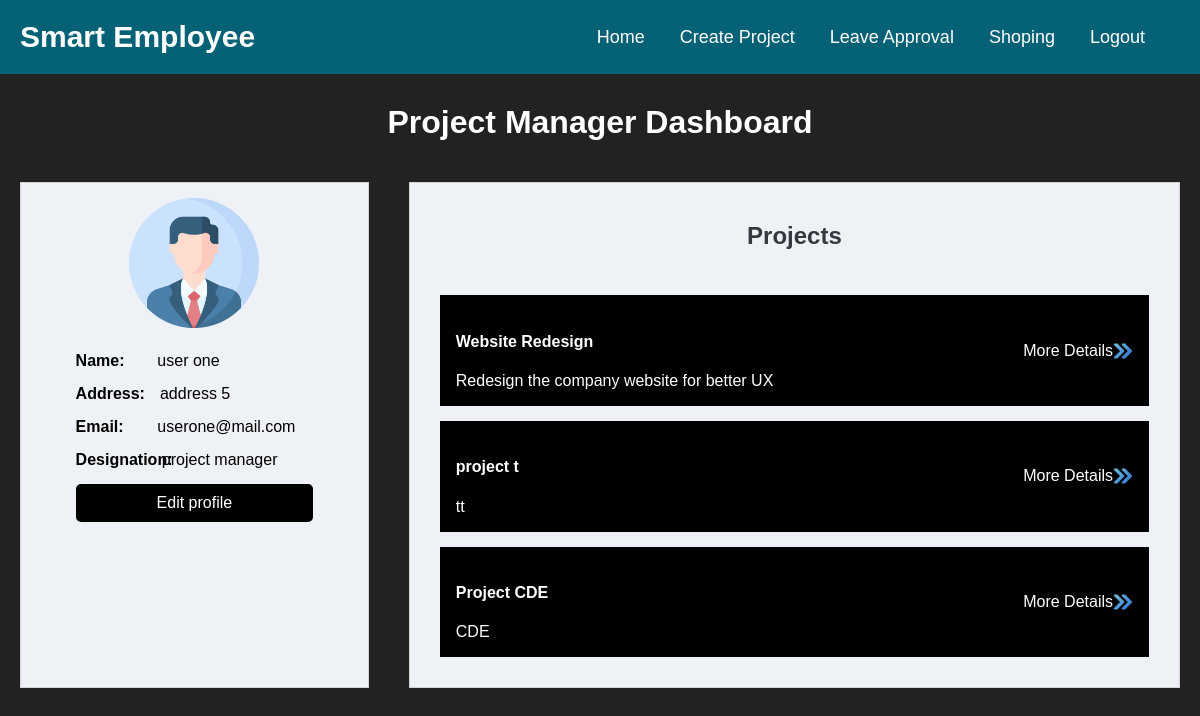
The app's page /projectmanager.php (signed in), older data.
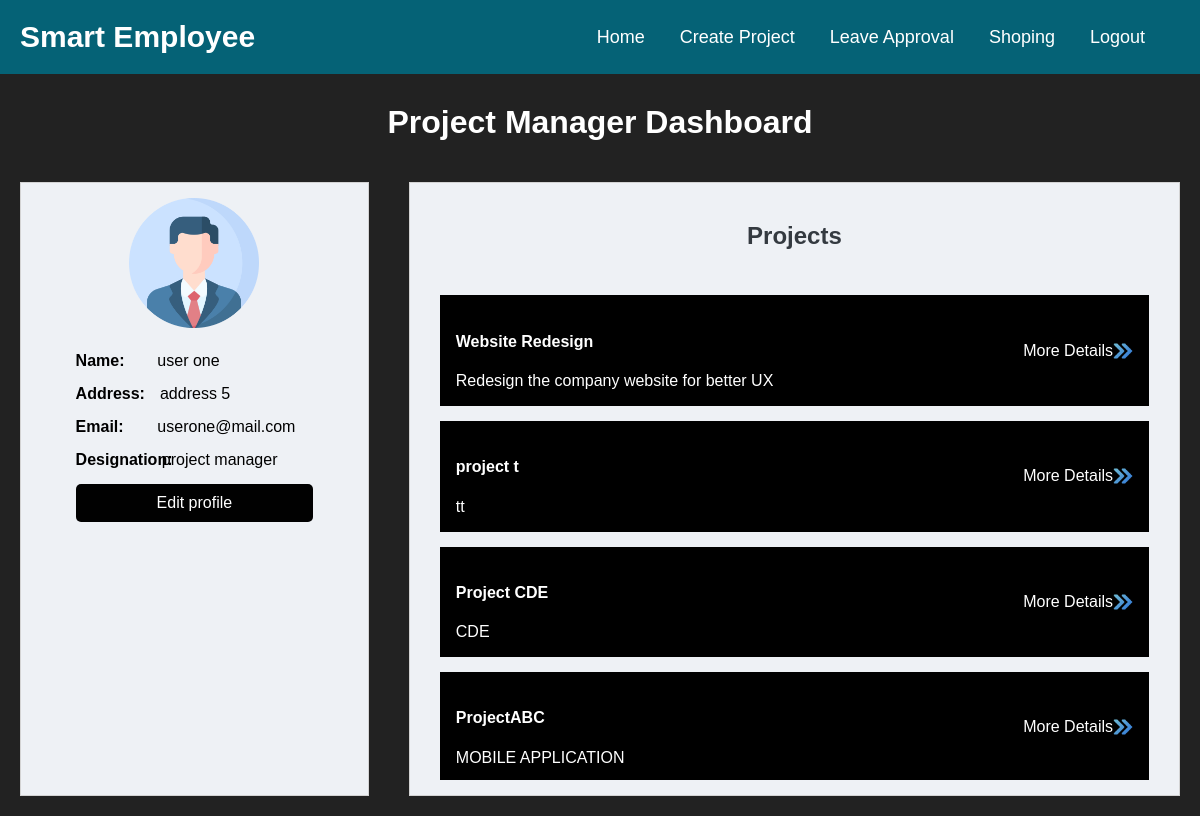
The same page, newer data.
### tables this page shows
CREATE TABLE `projects` (
  `project_id` int(11) NOT NULL,
  `project_name` varchar(100) NOT NULL,
  `description` text DEFAULT NULL,
  `start_date` date DEFAULT NULL,
  `end_date` date DEFAULT NULL,
  `status` enum('Pending','In Progress','Completed') DEFAULT 'Pending',
  `user_id` int(11) DEFAULT NULL,
  `managed_by` int(11) DEFAULT NULL
);

### projectmanager.php (the view, shortened to what this page needs)
<?php
require_once('db_connection.php');
if (isset($_SESSION['user_id'])) {
    $emp_id = $_SESSION['user_id'];
} else {
    header('Location: login.php');
    exit;
}
$profile_data = $pdo->prepare("SELECT * FROM users WHERE user_id = ?");
$profile_data->execute([$emp_id]);
if ($prof_details = $profile_data->fetch(PDO::FETCH_ASSOC)) {
?>
<!DOCTYPE html>
<html lang="en">
<head>
  <link rel="stylesheet" href="assets/css/style.css">
</head>
<body class="index-page emp_dashboard">
<header>
  <nav class="navigation">
    <a class="navigation-logo" href="#">Smart Employee</a>
    <div>
      <div class="navigation-cont">
        <a class="navigation-link" href="projectmanager.php">Home</a>
        <a class="navigation-link" href="management.php">Create Project</a>
        <a class="navigation-link" href="Manage_Leave_Requests.php">Leave Approval</a>
        <a class="navigation-link" href="products.php">Shoping</a>
        <a class="navigation-link" href="logout.php">Logout</a>
      </div>
    </div>
  </nav>
</header>
<main>
  <h1 class="emp_head">Project Manager Dashboard</h1>
  <div class="emp_box">
    <div class="emp_box_left">
      <div class="prof_img">
        <img src="assets/images/profile-icon.png">
      </div>
      <div class="partition">
        <div class="emp_profile_box">
          <div class="emp_profile_cont">
            <label>Name:</label>
            <p><?php echo htmlspecialchars($prof_details['first_name']); ?> <?php echo htmlspecialchars($prof_details['last_name']); ?></p>
          </div>
          <div class="emp_profile_cont">
            <label>Address:</label>
            <p><?php echo htmlspecialchars($prof_details['address']); ?></p>
          </div>
          <div class="emp_profile_cont">
            <label>Email:</label>
            <p><?php echo htmlspecialchars($prof_details['email']); ?></p>
          </div>
          <div class="emp_profile_cont">
            <label>Designation:</label>
            <p><?php echo htmlspecialchars($prof_details['job_title']); ?></p>
          </div>
          <a href="edit_profile.php" class="editbutton">Edit profile</a>
        </div>
      </div>
    </div>
    <div class="pro_box_center">
      <h3>Projects</h3>
      <div class="emp_tasks">
        <?php
        $proj_data = $pdo->prepare("SELECT * FROM projects WHERE user_id = ?");
        $proj_data->execute([$emp_id]);
        while ($proj_details = $proj_data->fetch(PDO::FETCH_ASSOC)) {
        ?>
          <a href="project_tracking.php?project_id=<?php echo $proj_details['project_id']; ?>" class="emp_task_box">
            <div>
              <h4><?php echo htmlspecialchars($proj_details['project_name']); ?></h4>
              <p class="mb-0"><?php echo htmlspecialchars($proj_details['description']); ?></p>
            </div>
            <div class="more_details">
              <span class="mr-2">More Details</span>
              <div style="width:20px;">
              <img src="assets/images/right-arrows.png">
              </div>
            </div>
          </a>
        <?php } ?>
      </div>
    </div>
  </div>
</main>
</body>
</html>
<?php } else {
    echo "Profile not found.";
} ?>

Row changes from the older to the newer data that the page shows:
added projects: project_name "ProjectABC", description "MOBILE APPLICATION"
